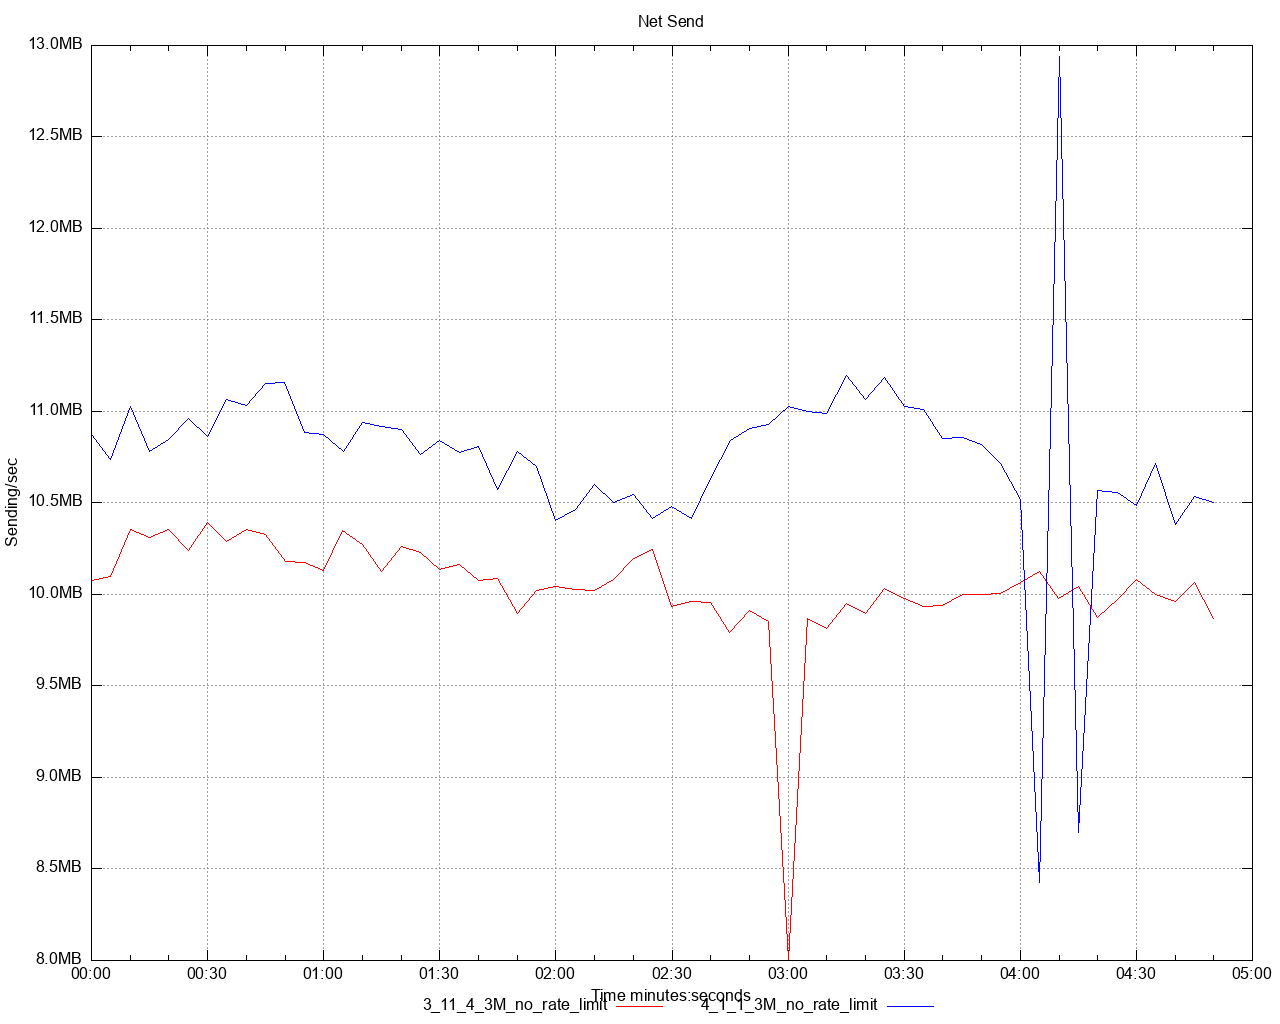

Write the gnuplot code that produced this figure.
set title 'Net Send' noenhanced
set style data lines
set datafile separator ","
set terminal png size 1280,1024
set grid
set key below
set xdata time
set timefmt "%s"
offset = 0
t0(x)=(offset=($0==0) ? x : offset, x - offset)
set xlabel 'Time minutes:seconds'
set ylabel 'Sending/sec'
set format y '%.1s%cB'
set output '/Users/ahmet.mircik/simulator/tests/report_3M_no_rate_limit/dstat/net_send_A2.png'
plot \
   '/Users/ahmet.mircik/simulator/tests/report_3M_no_rate_limit/data/net_send_A2_1.data' using (t0(timecolumn(1))):2 title "3_11_4_3M_no_rate_limit" noenhanced lt rgb "red", \
   '/Users/ahmet.mircik/simulator/tests/report_3M_no_rate_limit/data/net_send_A2_2.data' using (t0(timecolumn(1))):2 title "4_1_1_3M_no_rate_limit" noenhanced lt rgb "blue", \
